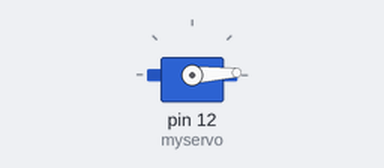
Bench run of a sketch on a simulated Arduino Uno, built with avr-gcc and run on an emulated ATmega328P. On the bench: servo.

Above: at 0.05 s.
At 0.95 s:
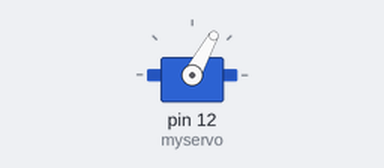
At 1.85 s:
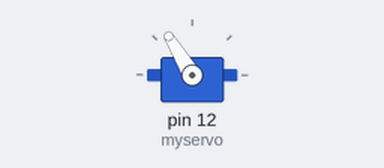
At 3.7 s:
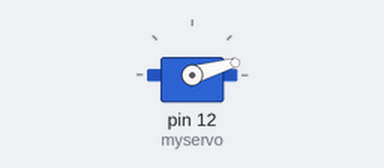
Timing chart, 0 to 9.1 s (numbered marks = the images above):
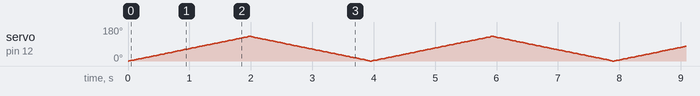

The sketch:

MARK_Servo.ino
```cpp
/*
    Description : The servo motor sweeps the aera
    library : https://www.arduino.cc/en/reference/servo
*/
#include <Servo.h>

Servo myservo; //Init lib servo

int pos = 0; //Initialise position

void setup() {
  myservo.attach(12); //Connect servo to pin 12
  myservo.write(pos);
}

void loop() {
  //sweep servo between 0 and 130 degrees

  for (pos = 0; pos <= 130; pos += 1) {
    myservo.write(pos);
    delay(15);
  }

  for (pos = 130; pos >= 0; pos -= 1) {
    myservo.write(pos);
    delay(15);
  }
}
```
